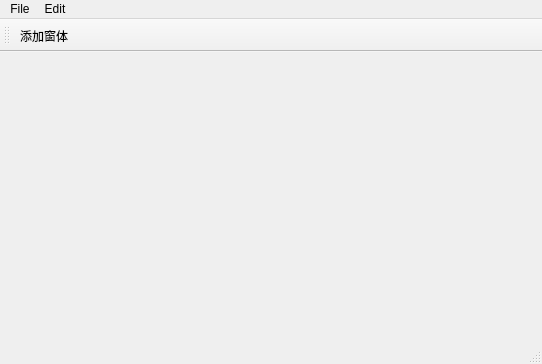
<?xml version="1.0" encoding="UTF-8"?>
<ui version="4.0">
 <class>MainWindow</class>
 <widget class="QMainWindow" name="MainWindow">
  <property name="geometry">
   <rect>
    <x>0</x>
    <y>0</y>
    <width>542</width>
    <height>364</height>
   </rect>
  </property>
  <property name="windowTitle">
   <string>MainWindow</string>
  </property>
  <widget class="QWidget" name="centralwidget">
   <widget class="QWidget" name="gridLayoutWidget">
    <property name="geometry">
     <rect>
      <x>119</x>
      <y>29</y>
      <width>301</width>
      <height>231</height>
     </rect>
    </property>
    <layout class="QGridLayout" name="MaingridLayout"/>
   </widget>
  </widget>
  <widget class="QMenuBar" name="menubar">
   <property name="geometry">
    <rect>
     <x>0</x>
     <y>0</y>
     <width>542</width>
     <height>23</height>
    </rect>
   </property>
   <widget class="QMenu" name="menuFile">
    <property name="title">
     <string>File</string>
    </property>
    <addaction name="fileNewAction"/>
    <addaction name="separator"/>
    <addaction name="fileOpenAction"/>
    <addaction name="separator"/>
    <addaction name="fileCloseAction"/>
   </widget>
   <widget class="QMenu" name="menuedit">
    <property name="title">
     <string>Edit</string>
    </property>
   </widget>
   <addaction name="menuFile"/>
   <addaction name="menuedit"/>
  </widget>
  <widget class="QStatusBar" name="statusbar"/>
  <widget class="QToolBar" name="toolBar">
   <property name="windowTitle">
    <string>toolBar</string>
   </property>
   <attribute name="toolBarArea">
    <enum>TopToolBarArea</enum>
   </attribute>
   <attribute name="toolBarBreak">
    <bool>false</bool>
   </attribute>
   <addaction name="addWinAction"/>
  </widget>
  <action name="fileNewAction">
   <property name="text">
    <string>New</string>
   </property>
   <property name="shortcut">
    <string>Alt+N</string>
   </property>
  </action>
  <action name="fileOpenAction">
   <property name="text">
    <string>Open</string>
   </property>
   <property name="shortcut">
    <string>Alt+O</string>
   </property>
  </action>
  <action name="fileCloseAction">
   <property name="text">
    <string>Close</string>
   </property>
   <property name="shortcut">
    <string>Alt+C</string>
   </property>
  </action>
  <action name="addWinAction">
   <property name="text">
    <string>添加窗体</string>
   </property>
  </action>
 </widget>
 <resources/>
 <connections/>
</ui>
